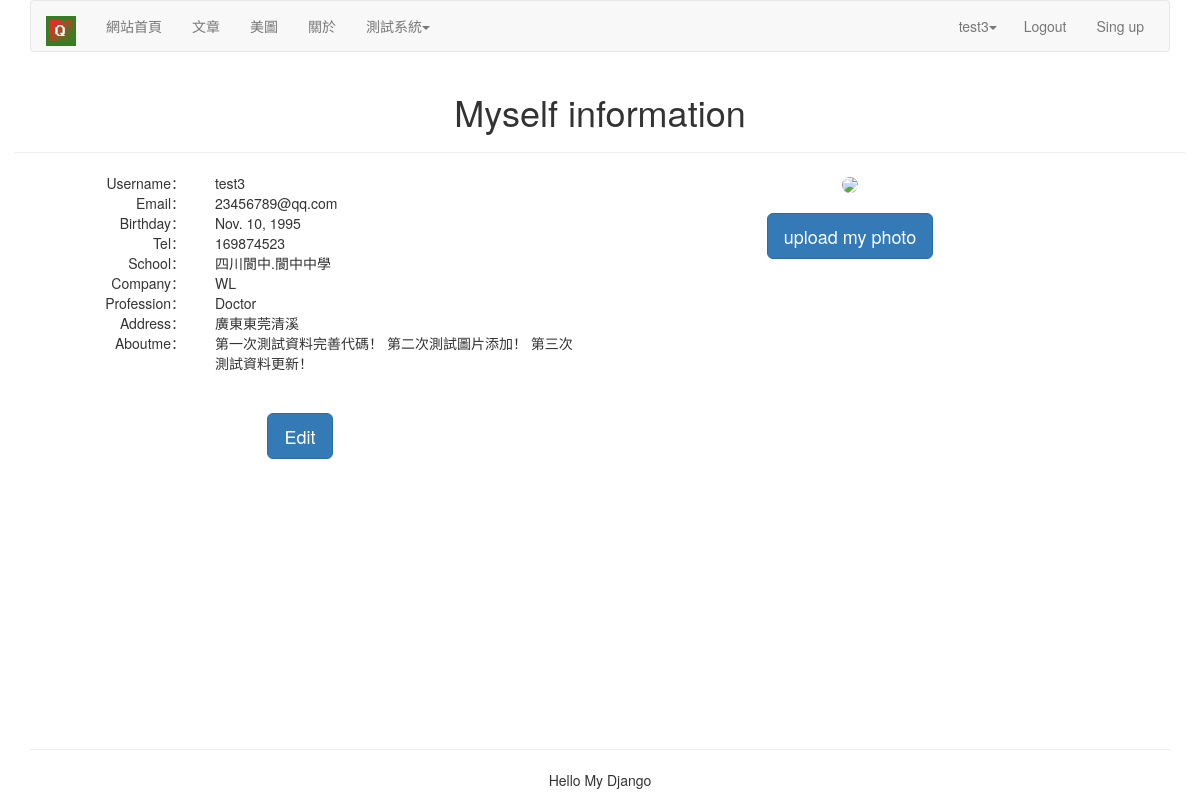
The app's page /account/myself/ (signed in) with its own data.
### account/models.py (models this page shows, shortened)
class UserProfile(models.Model):
    user = models.OneToOneField(User,unique = True)
    birth = models.DateField(blank = True,null = True)
    phone = models.CharField(max_length = 20 ,null = True)

class UserInfo(models.Model):
    user = models.OneToOneField(User,unique = True )
    school = models.CharField(max_length = 100 ,blank = True)
    company = models.CharField(max_length = 100 ,blank = True)
    profession = models.CharField(max_length = 100 ,blank = True)
    address = models.CharField(max_length = 100 ,blank = True)
    aboutme = models.TextField(blank=True)
    photo = models.ImageField(blank = True)

### account/views.py (the view)
@login_required(login_url = '/account/new-login/')
def myself(request,template_name):
    user = User.objects.get(username = request.user.username)
    userprofile = UserProfile.objects.get(user = user )
    userinfo = UserInfo.objects.get(user = user )
    return render(request,template_name,{"user":user,"userprofile":userprofile,"userinfo":userinfo})

### templates/account/myself.html (shortened to what this page needs)
{% extends "base.html" %}
{% load staticfiles %}
{% block content %}
<div class="row text-center vertical-middle-sm">
    <h1>Myself information</h1>
    <hr>
    <div class="row">
        <div class="col-md-6">
            <div class="row">
                <div class="col-md-4 text-right"><span>Username：</span></div>
                <div class="col-md-8 text-left">{{user.username}}</div>
            </div>
            <div class="row">
                <div class="col-md-4 text-right"><span>Email：</span></div>
                <div class="col-md-8 text-left">{{user.email}}</div>
            </div>
            <div class="row">
                <div class="col-md-4 text-right"><span>Birthday：</span></div>
                <div class="col-md-8 text-left">{{userprofile.birth}}</div>
            </div>
            <div class="row">
                <div class="col-md-4 text-right"><span>Tel：</span></div>
                <div class="col-md-8 text-left">{{userprofile.phone}}</div>
            </div>
            <div class="row">
                <div class="col-md-4 text-right"><span>School：</span></div>
                <div class="col-md-8 text-left">{{userinfo.school}}</div>
            </div>
            <div class="row">
                <div class="col-md-4 text-right"><span>Company：</span></div>
                <div class="col-md-8 text-left">{{userinfo.company}}</div>
            </div>
            <div class="row">
                <div class="col-md-4 text-right"><span>Profession：</span></div>
                <div class="col-md-8 text-left">{{userinfo.profession}}</div>
            </div>
            <div class="row">
                <div class="col-md-4 text-right"><span>Address：</span></div>
                <div class="col-md-8 text-left">{{userinfo.address}}</div>
            </div>
            <div class="row">
                <div class="col-md-4 text-right"><span>Aboutme：</span></div>
                <div class="col-md-8 text-left">{{userinfo.aboutme}}</div>
            </div>
            <br>
            <div class="row">
                <br>
                    <a href="{% url 'account:edit_myself_information' %}"><button class="btn btn-primary btn-lg"> Edit </button></a>
                </div>
        </div>
        <div class="col-md-6">
            <div style="margin-right:100px">
                    {% if userinfo.photo %}
                    <img src="{{ userinfo.photo | striptags }}" class="img-circle" id="my_photo" name="user_face">
                    {% else %}
                    <img name="user_face" src="{% static 'img/Koala.jpg' %}" class="img-circle" id="my_photo">
                    {% endif %}
            </div>
                <br>
                <div style="margin-right:100px"><button class="btn btn-primary btn-lg" id="upload_img" onclick="upload_img_layer()">upload my photo</button></div>
            </div>
        </div>
    </div>
</div>
{% endblock %}

### templates/header.html (shortened to what this page needs)
{%  load staticfiles %}
<div class="container">
    <nav class="navbar navbar-default" role="navigation">
        <div class="navba-header">
            <a class="navbar-brand"><img src="{% static 'img/Log.png'%}" width="30px"></a>
        </div>
        <div id="head">
            <ul class="nav navbar-nav navbar-left" role="navigation" >
                {% if user.is_authenticated %}
                <li><a href="{% url 'home' %}">網站首頁</a></li>
                <li><a href="{% url 'article:list_article_titles' %}">文章</a></li>
                <li><a href="{% url 'image:falls_images' %}">美圖</a></li>
                <li><a href="{% url 'course:about' %}">關於</a></li>
                <li>
                    <a href="#" class="btn btn-default dropdown-toggle " data-toggle="dropdown"   style="Border:none;background-color:#f8f8f8">測試系統<span class="caret"></span></a>
                </li>
                {% else %}
                <li><a>Plase login first</a></li>
                {% endif %}
            </ul>
            <ul class="nav navbar-nav navbar-right" style="margin-right:10px" >
                {% if user.is_authenticated %}
                <li style="margin-top:1px">
                    <div class="dropdown" style="margin-top:8px">
                        <a href="#" class="btn btn-default dropdown-toggle " data-toggle="dropdown"   style="color:#777;Border:none;background-color:#f8f8f8">{{user.username}}<span class="caret"></span></a>
                    </div>
                </li>
                <li><a href="{% url 'account:user_logout' %}">Logout</a></li>
                {% else %}
                <li><a href="{% url 'account:user_login' %}">Login</a></li>
                {% endif %}
                <li><a href="{% url 'account:user_register' %}">Sing up</a></li>
            </ul>
        </div>
    </nav>
</div>

### records on screen
UserProfile: birth "Nov. 10, 1995", phone "169874523"
UserInfo: school "四川閬中.閬中中學", company "WL", profession "Doctor", address "廣東東莞清溪", aboutme "第一次測試資料完善代碼！ 第二次測試圖片添加！ 第三次測試資料更新！"

### other values on screen
{{ user.username }} "test3"
{{ user.email }} "23456789@qq.com"
